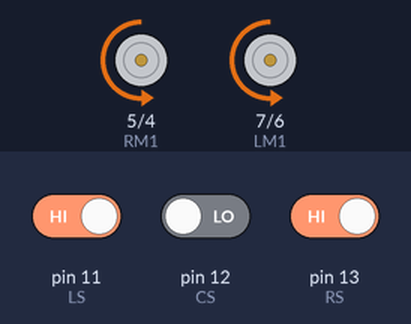
The sketch below on a simulated Arduino Uno, built with avr-gcc and run on an emulated ATmega328P. Parts: motor-driver pin pairs drawn as motors (green arrow = first pin HIGH = forward, orange = second pin HIGH = backward, longer = more drive, scaled by the enable pin). The test bench sets the inputs (shaded band); at power-on: pin 11 (LS) HIGH, pin 12 (CS) LOW, pin 13 (RS) HIGH. What the sketch prints to the serial monitor is not drawn.

Above: at 1.2 s.
1.3 s: pin 11 (LS) driven LOW
At 2.4 s:
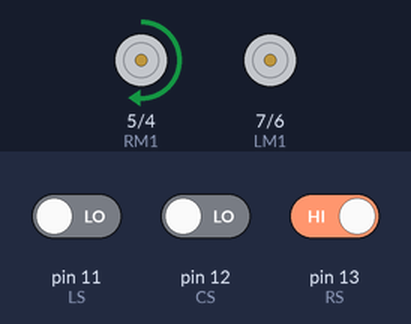
4.3 s: pin 12 (CS) driven HIGH
At 5.2 s:
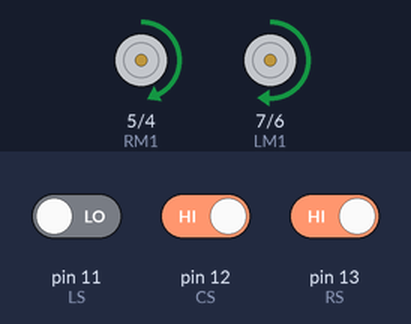
7.3 s: pin 13 (RS) driven LOW
At 8.3 s:
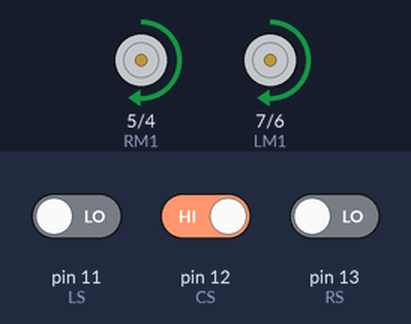
10.3 s: pin 11 (LS) driven HIGH
At 11.3 s:
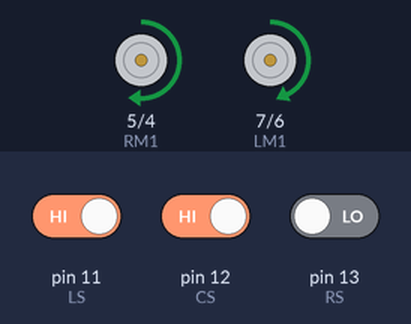
13.3 s: pin 12 (CS) driven LOW
At 13.8 s:
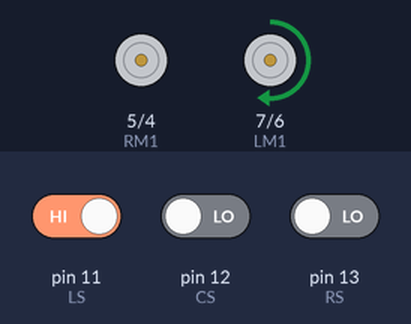
16.3 s: pin 12 (CS) driven HIGH
Timing chart, 0 to 19.3 s (numbered marks = the images above; inputs shaded):
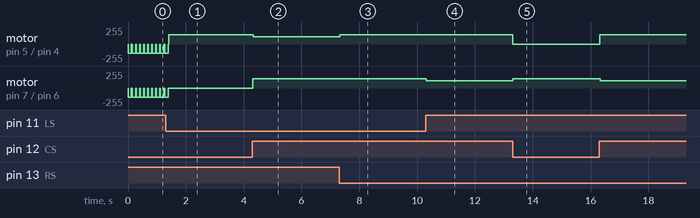

Measured:
- after the input at 1.3 s, motor on pin 7 (LM1) / pin 6 (LM2): goes on until 1.4 s, then stays stopped
- after the input at 4.3 s, motor on pin 5 (RM1) / pin 4 (RM2): forward 140/255 → forward 110/255 at once; motor on pin 7 (LM1) / pin 6 (LM2): stopped → forward 140/255 at once
- after the input at 7.3 s, motor on pin 5 (RM1) / pin 4 (RM2): forward 110/255 → forward 140/255 at once
- after the input at 10.3 s, motor on pin 7 (LM1) / pin 6 (LM2): forward 140/255 → forward 110/255 at once
- after the input at 13.3 s, motor on pin 5 (RM1) / pin 4 (RM2): forward 140/255 → stopped at once; motor on pin 7 (LM1) / pin 6 (LM2): forward 110/255 → forward 140/255 at once
- by itself, motor on pin 7 (LM1) / pin 6 (LM2): alternates backward 140/255 for 0.12 s and stopped for 0.02 s

The sketch:

line_tr_non-PID.ino
```cpp
//Sensor outputs 1 on black line, 0 on white floor.

#define LS 11    // Left sensor
#define CS 12    // Center sensor
#define RS 13    // Right sensor

// Motor Control Pins
#define LM1 7
#define LM2 6
#define RM1 5
#define RM2 4

#define ENA 10
#define ENB 9

// Motor Speeds (0 to 255)
#define BASE_SPEED 140
#define TURN_SPEED_INNER 110 // Slower speed for the inside wheel during turns
#define TURN_SPEED_OUTER 150 // Faster speed for the outside wheel

void setup() {
  pinMode(LS, INPUT);
  pinMode(CS, INPUT);
  pinMode(RS, INPUT);

  // Direction Pins
  pinMode(LM1, OUTPUT);
  pinMode(LM2, OUTPUT);
  pinMode(RM1, OUTPUT);
  pinMode(RM2, OUTPUT);

  // Speed Control Pins (PWM)
  pinMode(ENA, OUTPUT);
  pinMode(ENB, OUTPUT);

  Serial.begin(9600);

  // Set initial speed
  analogWrite(ENA, BASE_SPEED);
  analogWrite(ENB, BASE_SPEED);
}

void loop() {
  int left = digitalRead(LS);
  int center = digitalRead(CS);
  int right = digitalRead(RS);

  Serial.print(left); Serial.print(" ");
  Serial.print(center); Serial.print(" ");
  Serial.println(right);


  if ((left == 0) && (center == 1) && (right == 0)) {
    forward(BASE_SPEED, BASE_SPEED);
  }

  else if ((left == 0) && (center == 1) && (right == 1)) {
    forward(TURN_SPEED_INNER, BASE_SPEED);
  }

  else if ((left == 1) && (center == 1) && (right == 0)) {
    forward(BASE_SPEED, TURN_SPEED_INNER);
  }

  else if ((left == 0) && (center == 0) && (right == 1)) {
    rightTurn(BASE_SPEED, BASE_SPEED);
  }

  else if ((left == 1) && (center == 0) && (right == 0)) {
    leftTurn(BASE_SPEED, BASE_SPEED);
  }

  else if ((left == 1) && (center == 1) && (right == 1)) {
    stopBot();
    delay(100);

    reverseBot(BASE_SPEED);
    delay(120);
    stopBot();
  }
  else {

    reverseBot(BASE_SPEED);
    delay(120);
    stopBot();
  }
  delay(20);
  stopBot();
}

void forward(int leftSpeed, int rightSpeed) {
  digitalWrite(LM1, HIGH);
  digitalWrite(LM2, LOW);
  analogWrite(ENA, leftSpeed);

  digitalWrite(RM1, HIGH);
  digitalWrite(RM2, LOW);
  analogWrite(ENB, rightSpeed);
}

void rightTurn(int leftSpeed, int rightSpeed) {
  digitalWrite(LM1, LOW);
  digitalWrite(LM2, LOW);
  analogWrite(ENA, leftSpeed);

  digitalWrite(RM1, HIGH);
  digitalWrite(RM2, LOW);
  analogWrite(ENB, rightSpeed);
}

void leftTurn(int leftSpeed, int rightSpeed) {
  digitalWrite(LM1, HIGH);
  digitalWrite(LM2, LOW);
  analogWrite(ENA, leftSpeed);

  digitalWrite(RM1, LOW);
  digitalWrite(RM2, LOW);
  analogWrite(ENB, rightSpeed);
}

void reverseBot(int speed) {
  digitalWrite(LM1, LOW);
  digitalWrite(LM2, HIGH);
  analogWrite(ENA, speed);

  digitalWrite(RM1, LOW);
  digitalWrite(RM2, HIGH);
  analogWrite(ENB, speed);
}

void stopBot() {
  analogWrite(ENA, 0);
  analogWrite(ENB, 0);

  digitalWrite(LM1, LOW);
  digitalWrite(LM2, LOW);
  digitalWrite(RM1, LOW);
  digitalWrite(RM2, LOW);
}
```
